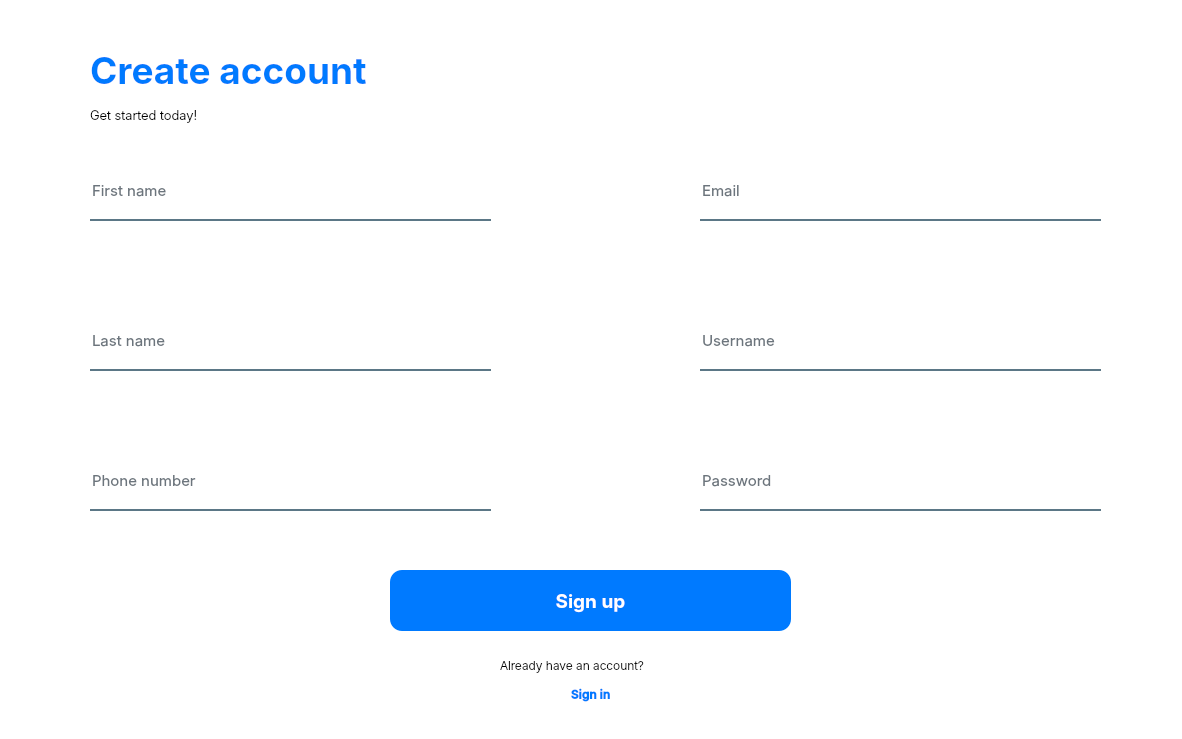
<?xml version="1.0" encoding="UTF-8"?>
<ui version="4.0">
 <class>signupwindow</class>
 <widget class="QMainWindow" name="signupwindow">
  <property name="geometry">
   <rect>
    <x>0</x>
    <y>0</y>
    <width>1182</width>
    <height>739</height>
   </rect>
  </property>
  <property name="windowTitle">
   <string>MainWindow</string>
  </property>
  <property name="styleSheet">
   <string notr="true">background-color: rgb(255, 255, 255);</string>
  </property>
  <widget class="QWidget" name="centralwidget">
   <widget class="QLineEdit" name="lineEdit_2">
    <property name="geometry">
     <rect>
      <x>90</x>
      <y>460</y>
      <width>401</width>
      <height>51</height>
     </rect>
    </property>
    <property name="font">
     <font>
      <family>Inter</family>
      <pointsize>11</pointsize>
     </font>
    </property>
    <property name="styleSheet">
     <string notr="true">background-color:rgba(0,0,0,0);
border:none;
border-bottom:2px solid rgba(46,82,101,200);
color:#6c757d;
padding-bottom:8px;
</string>
    </property>
    <property name="text">
     <string>Phone number</string>
    </property>
    <property name="placeholderText">
     <string>Password</string>
    </property>
   </widget>
   <widget class="QLineEdit" name="lineEdit">
    <property name="geometry">
     <rect>
      <x>90</x>
      <y>170</y>
      <width>401</width>
      <height>51</height>
     </rect>
    </property>
    <property name="font">
     <font>
      <family>Inter</family>
      <pointsize>11</pointsize>
     </font>
    </property>
    <property name="styleSheet">
     <string notr="true">background-color:rgba(0,0,0,0);
border:none;
border-bottom:2px solid rgba(46,82,101,200);
color:#6c757d;
padding-bottom:8px;
</string>
    </property>
    <property name="text">
     <string>First name</string>
    </property>
    <property name="placeholderText">
     <string>Username</string>
    </property>
   </widget>
   <widget class="QLineEdit" name="lineEdit_3">
    <property name="geometry">
     <rect>
      <x>90</x>
      <y>320</y>
      <width>401</width>
      <height>51</height>
     </rect>
    </property>
    <property name="font">
     <font>
      <family>Inter</family>
      <pointsize>11</pointsize>
     </font>
    </property>
    <property name="styleSheet">
     <string notr="true">background-color:rgba(0,0,0,0);
border:none;
border-bottom:2px solid rgba(46,82,101,200);
color:#6c757d;
padding-bottom:8px;
</string>
    </property>
    <property name="text">
     <string>Last name</string>
    </property>
    <property name="placeholderText">
     <string>Username</string>
    </property>
   </widget>
   <widget class="QLineEdit" name="lineEdit_4">
    <property name="geometry">
     <rect>
      <x>700</x>
      <y>320</y>
      <width>401</width>
      <height>51</height>
     </rect>
    </property>
    <property name="font">
     <font>
      <family>Inter</family>
      <pointsize>11</pointsize>
     </font>
    </property>
    <property name="styleSheet">
     <string notr="true">background-color:rgba(0,0,0,0);
border:none;
border-bottom:2px solid rgba(46,82,101,200);
color:#6c757d;
padding-bottom:8px;
</string>
    </property>
    <property name="text">
     <string>Username</string>
    </property>
    <property name="placeholderText">
     <string>Username</string>
    </property>
   </widget>
   <widget class="QLineEdit" name="lineEdit_5">
    <property name="geometry">
     <rect>
      <x>700</x>
      <y>170</y>
      <width>401</width>
      <height>51</height>
     </rect>
    </property>
    <property name="font">
     <font>
      <family>Inter</family>
      <pointsize>11</pointsize>
     </font>
    </property>
    <property name="styleSheet">
     <string notr="true">background-color:rgba(0,0,0,0);
border:none;
border-bottom:2px solid rgba(46,82,101,200);
color:#6c757d;
padding-bottom:8px;
</string>
    </property>
    <property name="text">
     <string>Email</string>
    </property>
    <property name="placeholderText">
     <string>Username</string>
    </property>
   </widget>
   <widget class="QLineEdit" name="lineEdit_6">
    <property name="geometry">
     <rect>
      <x>700</x>
      <y>460</y>
      <width>401</width>
      <height>51</height>
     </rect>
    </property>
    <property name="font">
     <font>
      <family>Inter</family>
      <pointsize>11</pointsize>
     </font>
    </property>
    <property name="styleSheet">
     <string notr="true">background-color:rgba(0,0,0,0);
border:none;
border-bottom:2px solid rgba(46,82,101,200);
color:#6c757d;
padding-bottom:8px;
</string>
    </property>
    <property name="text">
     <string>Password</string>
    </property>
    <property name="placeholderText">
     <string>Password</string>
    </property>
   </widget>
   <widget class="QLabel" name="label_4">
    <property name="geometry">
     <rect>
      <x>500</x>
      <y>650</y>
      <width>181</width>
      <height>31</height>
     </rect>
    </property>
    <property name="font">
     <font>
      <family>Inter Light</family>
      <pointsize>9</pointsize>
      <weight>50</weight>
      <bold>false</bold>
     </font>
    </property>
    <property name="text">
     <string>Already have an account?</string>
    </property>
   </widget>
   <widget class="QPushButton" name="signUpbutton">
    <property name="geometry">
     <rect>
      <x>390</x>
      <y>570</y>
      <width>401</width>
      <height>61</height>
     </rect>
    </property>
    <property name="font">
     <font>
      <family>Inter</family>
      <pointsize>14</pointsize>
      <weight>75</weight>
      <bold>true</bold>
     </font>
    </property>
    <property name="styleSheet">
     <string notr="true">background-color: rgb(0, 122, 255);
border-radius:12px;
color:#fff;</string>
    </property>
    <property name="text">
     <string>Sign up</string>
    </property>
   </widget>
   <widget class="QLabel" name="label_2">
    <property name="geometry">
     <rect>
      <x>90</x>
      <y>100</y>
      <width>261</width>
      <height>31</height>
     </rect>
    </property>
    <property name="font">
     <font>
      <family>Inter Light</family>
      <pointsize>10</pointsize>
      <weight>50</weight>
      <bold>false</bold>
     </font>
    </property>
    <property name="text">
     <string>Get started today!</string>
    </property>
   </widget>
   <widget class="QLabel" name="label">
    <property name="geometry">
     <rect>
      <x>90</x>
      <y>40</y>
      <width>501</width>
      <height>61</height>
     </rect>
    </property>
    <property name="font">
     <font>
      <family>Inter</family>
      <pointsize>28</pointsize>
      <weight>75</weight>
      <bold>true</bold>
     </font>
    </property>
    <property name="styleSheet">
     <string notr="true">color: rgb(0, 122, 255);</string>
    </property>
    <property name="text">
     <string>Create account</string>
    </property>
   </widget>
   <widget class="QPushButton" name="SignInbutton">
    <property name="geometry">
     <rect>
      <x>510</x>
      <y>680</y>
      <width>161</width>
      <height>28</height>
     </rect>
    </property>
    <property name="font">
     <font>
      <family>Inter SemiBold</family>
      <pointsize>9</pointsize>
      <weight>75</weight>
      <bold>true</bold>
     </font>
    </property>
    <property name="styleSheet">
     <string notr="true">color: rgb(0, 122, 255);
border:none;
text-align: center;</string>
    </property>
    <property name="text">
     <string>Sign in</string>
    </property>
   </widget>
  </widget>
  <widget class="QStatusBar" name="statusbar"/>
 </widget>
 <resources/>
 <connections/>
</ui>
